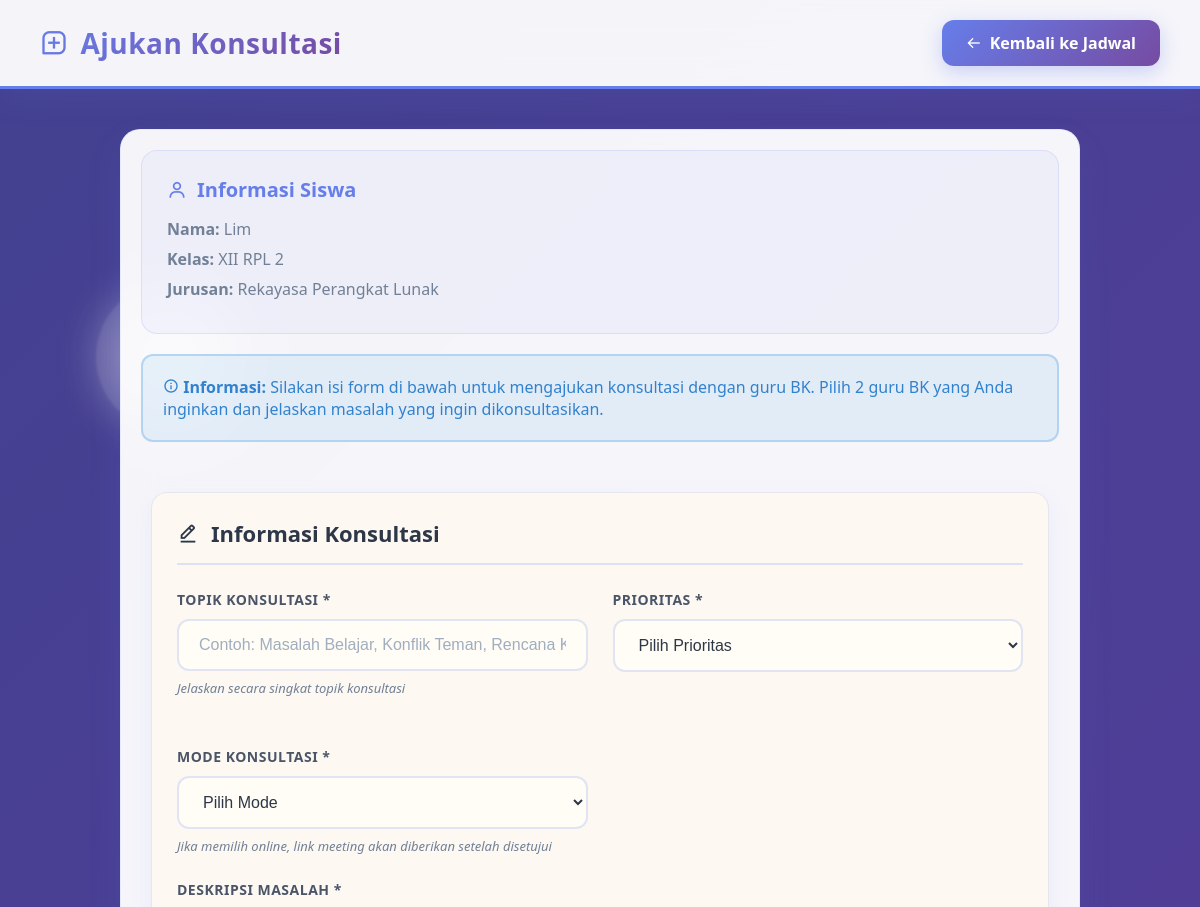
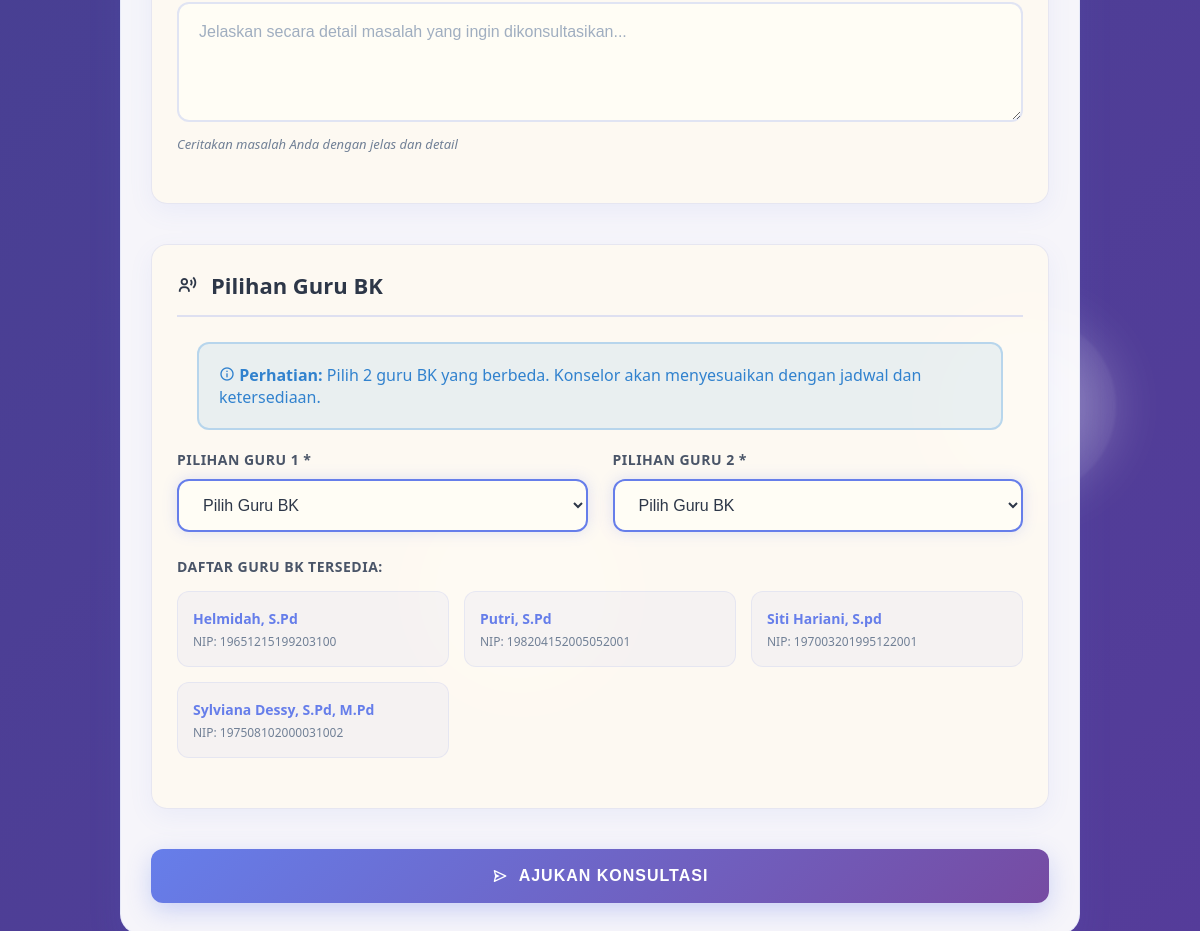
The app's page /ajukan_konsultasi.php (signed in) with its own data (2 pictures, top to bottom).
### tables this page shows
CREATE TABLE `siswa` (
  `ID` int(11) NOT NULL,
  `USER_ID` int(11) DEFAULT NULL,
  `NIS` varchar(20) NOT NULL,
  `NISN` varchar(20) NOT NULL,
  `JENIS_KELAMIN` enum('L','P') NOT NULL,
  `TEMPAT_LAHIR` varchar(50) DEFAULT NULL,
  `TANGGAL_LAHIR` date DEFAULT NULL,
  `ALAMAT` text DEFAULT NULL,
  `AGAMA` varchar(20) DEFAULT NULL,
  `KELAS` varchar(10) DEFAULT NULL,
  `JURUSAN` varchar(50) DEFAULT NULL,
  `CREATED_AT` timestamp NOT NULL DEFAULT current_timestamp(),
  `UPDATED_AT` timestamp NOT NULL DEFAULT current_timestamp() ON UPDATE current_timestamp(),
  `ANGKATAN` int(11) DEFAULT NULL
);

CREATE TABLE `users` (
  `ID` int(11) NOT NULL,
  `USERNAME` varchar(100) NOT NULL,
  `PASSWORD` varchar(100) NOT NULL,
  `ROLE` enum('Admin','Guru_BK','Siswa') DEFAULT NULL,
  `NAMA_LENGKAP` varchar(100) NOT NULL,
  `EMAIL` varchar(100) DEFAULT NULL,
  `NO_TELEPON` varchar(15) DEFAULT NULL,
  `STATUS` enum('Aktif','Tidak_Aktif') DEFAULT 'Aktif',
  `CREATED_AT` timestamp NOT NULL DEFAULT current_timestamp(),
  `UPDATED_AT` timestamp NOT NULL DEFAULT current_timestamp() ON UPDATE current_timestamp()
);

CREATE TABLE `guru_bk` (
  `ID` int(11) NOT NULL,
  `USER_ID` int(11) DEFAULT NULL,
  `NIP` varchar(20) NOT NULL,
  `JENIS_KELAMIN` enum('L','P') NOT NULL,
  `PENGALAMAN_MENGAJAR` varchar(100) DEFAULT NULL,
  `DESKRIPSI` text DEFAULT NULL,
  `NO_TELEPON` varchar(15) DEFAULT NULL,
  `ALAMAT` text DEFAULT NULL,
  `CREATED_AT` timestamp NOT NULL DEFAULT current_timestamp(),
  `UPDATED_AT` timestamp NOT NULL DEFAULT current_timestamp() ON UPDATE current_timestamp()
);

### ajukan_konsultasi.php (the view, shortened to what this page needs)
<?php
include 'koneksi.php';
$user_id = $_SESSION['user_id'];
$sql_siswa = "SELECT s.ID as SISWA_ID, s.*, u.NAMA_LENGKAP
              FROM siswa s
              JOIN users u ON s.USER_ID = u.ID
              WHERE s.USER_ID = ?";
$stmt_siswa = $koneksi->prepare($sql_siswa);
$stmt_siswa->bind_param("i", $user_id);
$stmt_siswa->execute();
$siswa = $stmt_siswa->get_result()->fetch_assoc();
$sql_guru = "SELECT g.*, u.NAMA_LENGKAP
             FROM guru_bk g
             JOIN users u ON g.USER_ID = u.ID
             WHERE u.STATUS = 'Aktif'";
$stmt_guru = $koneksi->prepare($sql_guru);
$stmt_guru->execute();
$guru_list = $stmt_guru->get_result()->fetch_all(MYSQLI_ASSOC);
?>
<!DOCTYPE html>
<html lang="id">
<head>
    <link href="https://unpkg.com/boxicons@2.1.4/css/boxicons.min.css" rel="stylesheet">
</head>
<body>
    <div class="header">
        <h1><i class='bx bx-message-square-add'></i> Ajukan Konsultasi</h1>
        <a href="jadwal_guru.php" class="back-btn">
            <i class='bx bx-arrow-back'></i>
            Kembali ke Jadwal
        </a>
    </div>
    <div class="container">
        <div class="content">
            <div class="student-info">
                <h3><i class='bx bx-user'></i> Informasi Siswa</h3>
                <p><strong>Nama:</strong> <?php echo htmlspecialchars($siswa['NAMA_LENGKAP']); ?></p>
                <p><strong>Kelas:</strong> <?php echo htmlspecialchars($siswa['KELAS'] ?? '-'); ?></p>
                <p><strong>Jurusan:</strong> <?php echo htmlspecialchars($siswa['JURUSAN'] ?? '-'); ?></p>
            </div>
            <div class="alert alert-info">
                <i class='bx bx-info-circle'></i>
                <strong>Informasi:</strong> Silakan isi form di bawah untuk mengajukan konsultasi dengan guru BK.
                Pilih 2 guru BK yang Anda inginkan dan jelaskan masalah yang ingin dikonsultasikan.
            </div>
            <form method="POST" action="" id="formKonsultasi" class="form-content">
                <div class="form-section">
                    <h3 class="section-title"><i class='bx bx-edit-alt'></i> Informasi Konsultasi</h3>
                    <div class="form-grid">
                        <div class="form-group">
                            <label>Topik Konsultasi *</label>
                            <input type="text" name="topik_konsultasi"
                                   value="<?php echo htmlspecialchars($_POST['topik_konsultasi'] ?? ''); ?>"
                                   required
                                   placeholder="Contoh: Masalah Belajar, Konflik Teman, Rencana Karir">
                            <div class="info-text">Jelaskan secara singkat topik konsultasi</div>
                        </div>
                        <div class="form-group">
                            <label>Prioritas *</label>
                            <select name="prioritas" required>
                                <option value="">Pilih Prioritas</option>
                            </select>
                        </div>
                        <div class="form-group">
                            <label>Mode Konsultasi *</label>
                            <select name="mode_konsultasi" required>
                                <option value="">Pilih Mode</option>
                            </select>
                            <div class="info-text">Jika memilih online, link meeting akan diberikan setelah disetujui</div>
                        </div>
                    </div>
                    <div class="form-group">
                        <label>Deskripsi Masalah *</label>
                        <textarea name="deskripsi_masalah" required
                                  placeholder="Jelaskan secara detail masalah yang ingin dikonsultasikan..."><?php echo htmlspecialchars($_POST['deskripsi_masalah'] ?? ''); ?></textarea>
                        <div class="info-text">Ceritakan masalah Anda dengan jelas dan detail</div>
                    </div>
                </div>
                <div class="form-section">
                    <h3 class="section-title"><i class='bx bx-user-voice'></i> Pilihan Guru BK</h3>
                    <div class="alert alert-info">
                        <i class='bx bx-info-circle'></i>
                        <strong>Perhatian:</strong> Pilih 2 guru BK yang berbeda. Konselor akan menyesuaikan dengan jadwal dan ketersediaan.
                    </div>
                    <div class="form-grid">
                        <div class="form-group">
                            <label>Pilihan Guru 1 *</label>
                            <select name="pilihan_guru_1" required id="pilihan_guru_1">
                                <option value="">Pilih Guru BK</option>
                            </select>
                        </div>
                        <div class="form-group">
                            <label>Pilihan Guru 2 *</label>
                            <select name="pilihan_guru_2" required id="pilihan_guru_2">
                                <option value="">Pilih Guru BK</option>
                            </select>
                        </div>
                    </div>
                    <?php if (!empty($guru_list)): ?>
                    <div class="form-group">
                        <label>Daftar Guru BK Tersedia:</label>
                        <div class="guru-list">
                            <?php foreach ($guru_list as $guru): ?>
                                <div class="guru-option">
                                    <strong><?php echo htmlspecialchars($guru['NAMA_LENGKAP']); ?></strong><br>
                                    <small>NIP: <?php echo htmlspecialchars($guru['NIP']); ?></small>
                                </div>
                            <?php endforeach; ?>
                        </div>
                    </div>
                    <?php else: ?>
                        <div class="alert alert-error">
                            <i class='bx bx-error-circle'></i> Tidak ada guru BK yang tersedia saat ini. Silakan hubungi administrator.
                        </div>
                    <?php endif; ?>
                </div>
                <button type="submit" class="submit-btn" id="submit-btn">
                    <i class='bx bx-send'></i>
                    Ajukan Konsultasi
                </button>
            </form>
        </div>
    </div>
</body>
</html>

### records on screen
siswa: USER_ID.NAMA_LENGKAP "Lim", KELAS "XII RPL 2", JURUSAN "Rekayasa Perangkat Lunak"
guru_bk: USER_ID.NAMA_LENGKAP "Helmidah, S.Pd", NIP "19651215199203100"
guru_bk: USER_ID.NAMA_LENGKAP "Putri, S.Pd", NIP "198204152005052001"
guru_bk: USER_ID.NAMA_LENGKAP "Siti Hariani, S.pd", NIP "197003201995122001"
guru_bk: USER_ID.NAMA_LENGKAP "Sylviana Dessy, S.Pd, M.Pd", NIP "197508102000031002"
